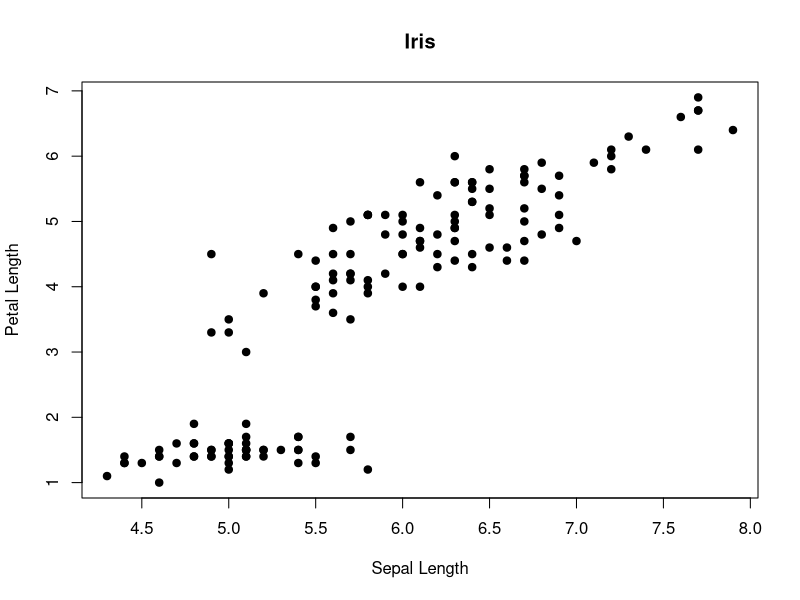
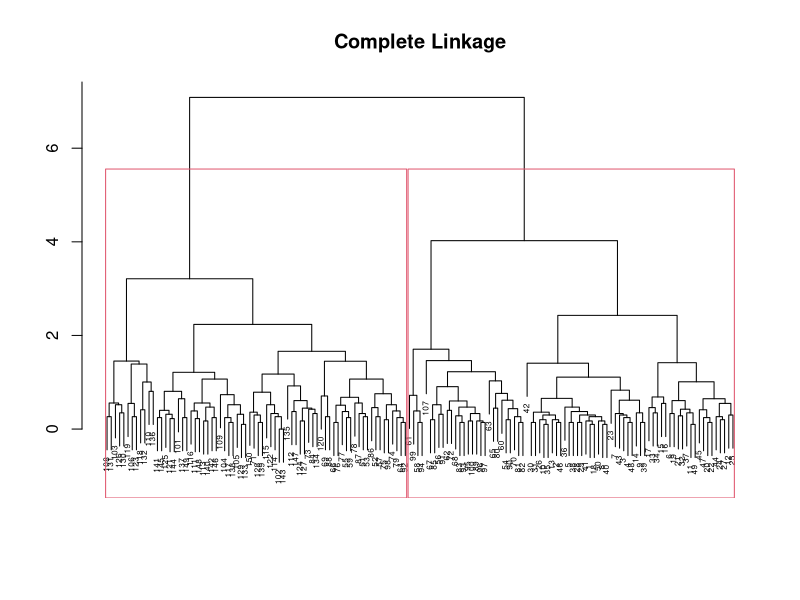
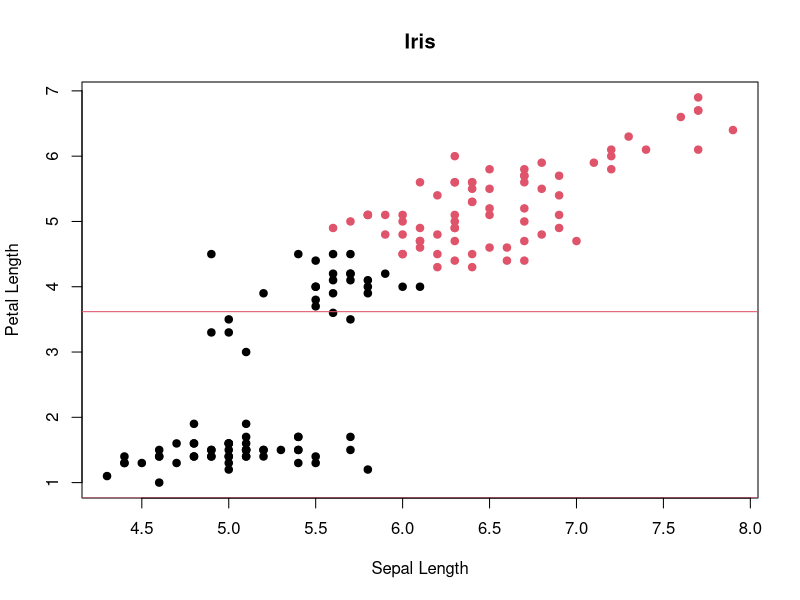
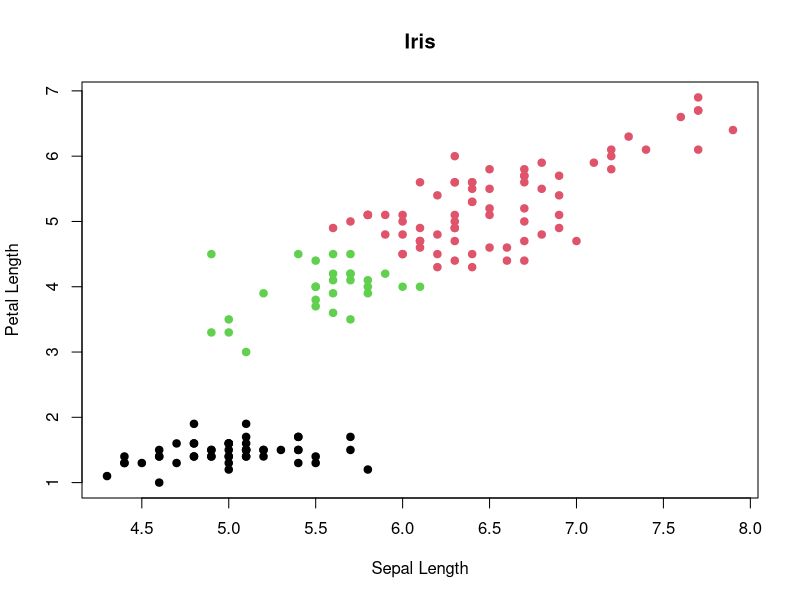
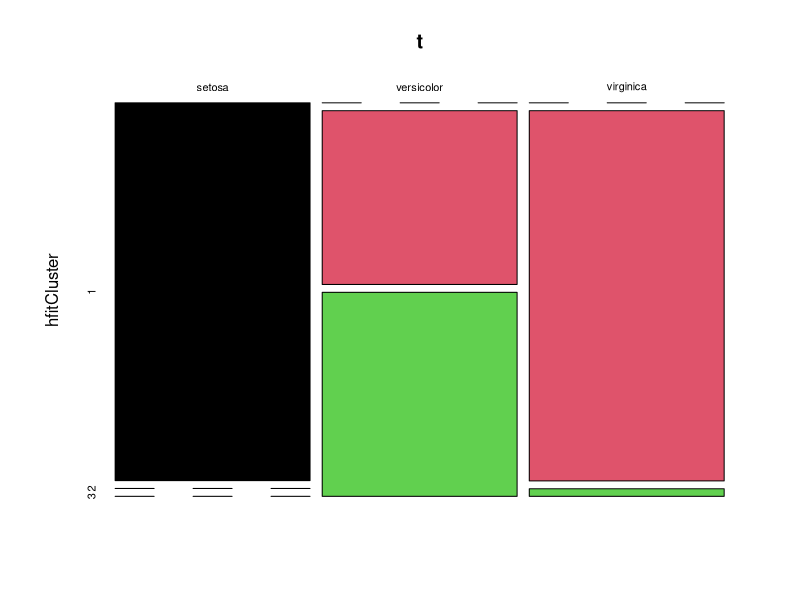

Reproduce these figures in R, in order.
##############################################################
# Statistics with R Workshop, IGNCA, 24,25,26June2019
# 14. Hierrarchical Clustering
##############################################################

# Load and explore the dataset
attach(iris)
help(iris)
dim(iris)
str(iris)
plot(Sepal.Length, Petal.Length, pch = 19, 
     main = "Iris", xlab = "Sepal Length", ylab = "Petal Length")

# Creating dataset for cluster analysis
irisData <- iris 
irisData$Species <- NULL 
str(irisData)
summary(irisData)

# Hierarchical Clustering : Complete Linkage
hiercFit <- hclust(dist(irisData), method="complete") # average, single
hiercFit
plot(hiercFit, main="Complete Linkage", xlab="", ylab="", sub="", cex =.5)

K <- 2
rect.hclust(hiercFit, k = K)
plot(Sepal.Length, Petal.Length, pch = 19, 
     col = as.numeric(cutree(hiercFit, k = K)),
     main = "Iris", xlab = "Sepal Length", ylab = "Petal Length")

K <- 3
rect.hclust(hiercFit, k = K)
plot(Sepal.Length, Petal.Length, pch = 19, 
     col = as.numeric(cutree(hiercFit, k = K)),
     main = "Iris", xlab = "Sepal Length", ylab = "Petal Length")

# Confusion Matrix
hfitCluster <- as.factor(cutree(hiercFit, k = K))
(t <- table(iris$Species,hfitCluster))  
plot(t, col = 1:3)
